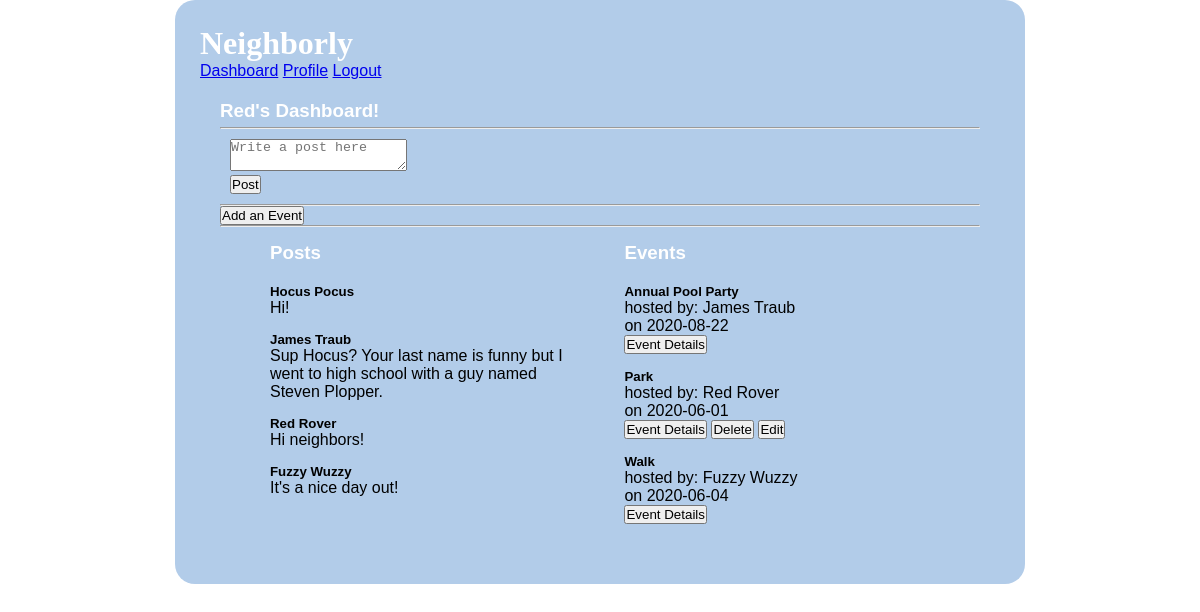
The page /dashboard (signed in) on the database as committed earlier.
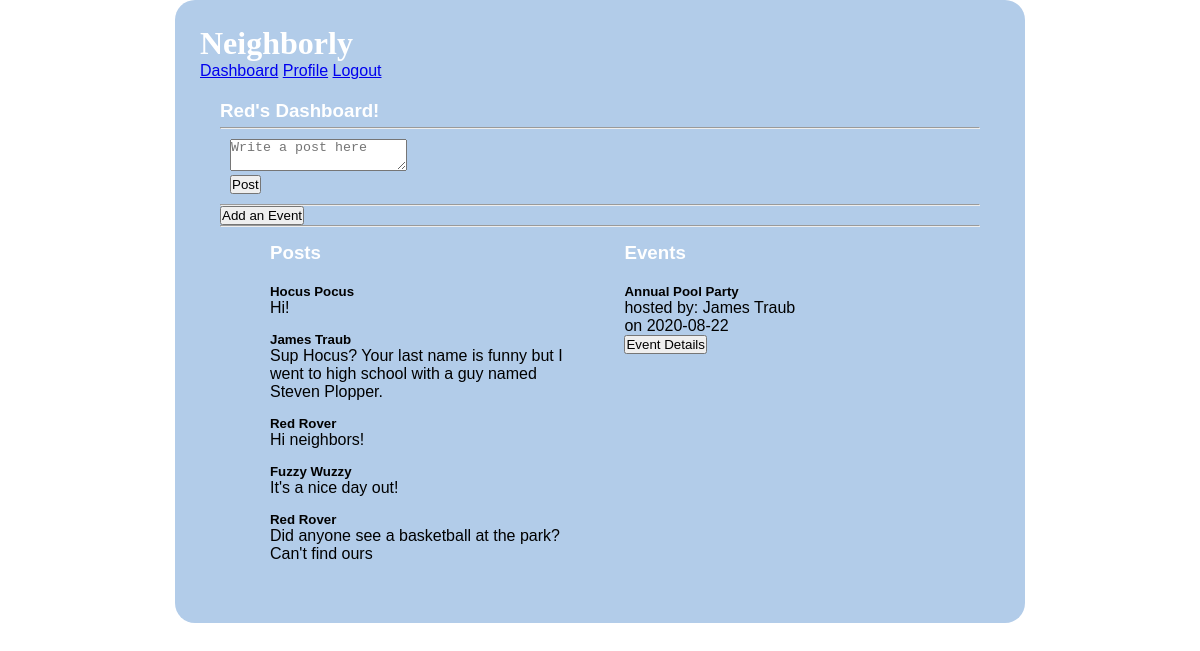
The same page on the database as committed later.
### models.py (models this page shows, shortened)
class User(db.Model):
    __tablename__ = "users"
    id = db.Column(db.Integer, primary_key=True)
    first_name = db.Column(db.String(45))
    last_name = db.Column(db.String(45))
    email = db.Column(db.String(255))
    address_id = db.Column(db.Integer, db.ForeignKey('addresses.id', ondelete='cascade'))
    address = db.relationship('Address', foreign_keys=[address_id])
    password_hash=db.Column(db.String(255))
    posts_this_user_likes = db.relationship('Post', secondary=likes_table, passive_deletes=True)
    all_post = db.relationship('Post', back_populates="user", cascade="all, delete, delete-orphan")
    all_event = db.relationship('Event', back_populates="user", cascade="all, delete, delete-orphan")
    created_at = db.Column(db.DateTime, server_default = func.now())
    updated_at = db.Column(db.DateTime, server_default = func.now(), onupdate = func.now())

class Post(db.Model):
    __tablename__ = "posts"
    id = db.Column(db.Integer, primary_key=True)
    message = db.Column(db.String(255))
    user_id = db.Column(db.Integer, db.ForeignKey('users.id', ondelete='cascade'))
    user = db.relationship('User', foreign_keys=[user_id])
    users_who_like_this_post = db.relationship('User', secondary=likes_table, passive_deletes=True)
    created_at = db.Column(db.DateTime, server_default = func.now())
    updated_at = db.Column(db.DateTime, server_default = func.now(), onupdate = func.now())

class Event(db.Model):
    __tablename__ = "events"
    id = db.Column(db.Integer, primary_key=True)
    title = db.Column(db.String(100))
    description = db.Column(db.String(255))
    date = db.Column(db.String(45))
    time = db.Column(db.String(45))
    user_id = db.Column(db.Integer, db.ForeignKey('users.id', ondelete='cascade'))
    user = db.relationship('User', foreign_keys=[user_id])
    location_id = db.Column(db.Integer, db.ForeignKey('event_locations.id', ondelete='cascade'))
    location = db.relationship('Event_location', foreign_keys=[location_id])
    all_comment = db.relationship('Event_comment', back_populates="event", cascade="all, delete, delete-orphan")
    created_at = db.Column(db.DateTime, server_default = func.now())
    updated_at = db.Column(db.DateTime, server_default = func.now(), onupdate = func.now())

### controller.py (the view)
def dashboard():
    if 'user_id' not in session:
        return redirect("/")
    posts = Post.query.all()
    events = Event.query.all()
    cur_user = User.query.filter_by(id=session['user_id'])
    return render_template("dashboard.html", all_posts = posts, all_events = events,all_users = cur_user )

### templates/dashboard.html (shortened to what this page needs)
<!DOCTYPE html>
<html lang="en">
<head>
    <link rel="stylesheet" type="text/css" href="{{ url_for('static', filename='style1.css') }}">
</head>
<body>
    <div class="container_dashboard">
        <h1>Neighborly</h1>
        <div class="navigation">
            <a href="/dashboard">Dashboard</a>
            <a href="/user_profile">Profile</a>
            <a href="/logout">Logout</a>
        </div>
        <div class="dashboard">
            {% for cur_user in all_users %}
            <h3>{{cur_user.first_name}}'s Dashboard!</h3>
            {% endfor %}
            <hr>
            <form action="/add/post" method="POST">
                <p> <textarea name="message" placeholder="Write a post here"></textarea></p>
                <input type="submit" value="Post">
            </form>
            <hr>
            <a href="/events"><button>Add an Event</button></a>
            <hr>
            <div class="dashboard_content">
                <div class="events">
                    <h3>Posts</h3>
                    <ul>
                        {% for post in all_posts %}
                        <li>
                            <p><h5>{{post.user.first_name}} {{post.user.last_name}}</h5></p>
                            <p>{{post.message}}</p>
                        </li>
                        {% endfor %}
                    </ul>
                </div>
                <div class="events">
                    <h3>Events</h3>
                    <ul>
                        {% for event in all_events %}
                        <li>
                            <p><h5>{{event.title}}</h5></p>
                            <p>hosted by: {{event.user.first_name}} {{event.user.last_name}}</p>
                            <p>on {{event.date}}</p>
                            <a href="/event/details/{{event.id}}"><button>Event Details</button></a>
                            {% if session['user_id'] == event.user_id %}
                            <a href="/delete/{{event.id}}"><button>Delete</button></a>
                            <a href="/edit/event/{{event_id}}"><button>Edit</button></a>
                            {% endif %}
                        </li>
                        {% endfor %}
                    </ul>
                </div>
            </div>
        </div>
    </div>
</body>
</html>

### static/style1.css (style rules this page uses)
* { margin: 0px; padding: 0px; }
.container_dashboard { width: 800px; background-color: rgb(178, 204, 233); margin: 0px auto; padding: 25px; border-radius: 20px; font-family: 'Lucida Sans', 'Lucida Sans Regular', 'Lucida Grande', 'Lucida Sans Unicode', Geneva, Verdana, sans-serif; }
.container_dashboard h1 { font-family: cursive; color: white; }
.container_dashboard li { list-style: none; }
.dashboard { padding: 20px; }
.dashboard h3 { padding-bottom: 5px; color: white; }
.dashboard form { padding: 10px; }
.dashboard button { vertical-align: bottom; }
.events { margin-top: 15px; margin-bottom: 15px; display: inline-block; width: 300px; vertical-align: top; margin-left: 50px; }
.events li { margin-top: 15px; }
.events ul { display: inline-block; }

Rows that differ between the two databases and show on the page:
removed Event: title "Park", user.first_name "Red", user.last_name "Rover", date "2020-06-01"
removed Event: title "Walk", user.first_name "Fuzzy", user.last_name "Wuzzy", date "2020-06-04"
added Post: user.first_name "Red", user.last_name "Rover", message "Did anyone see a basketball at the park? Can't find ours"
